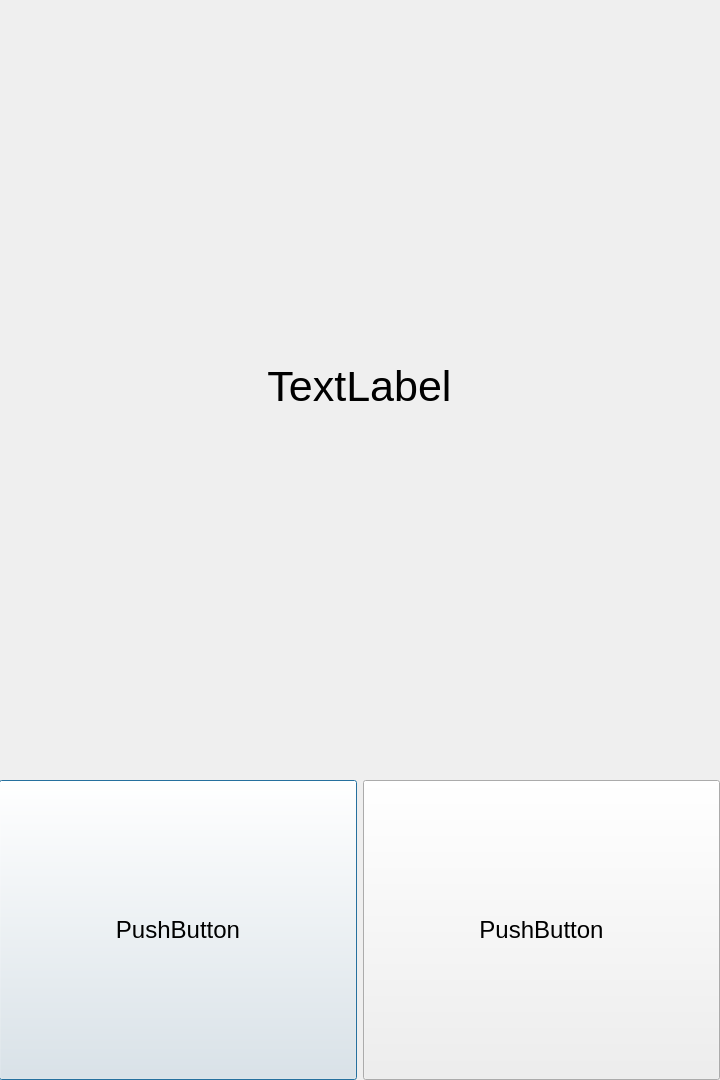
<?xml version="1.0" encoding="UTF-8"?>
<ui version="4.0">
 <class>Home_Screen</class>
 <widget class="QDialog" name="Home_Screen">
  <property name="geometry">
   <rect>
    <x>0</x>
    <y>0</y>
    <width>720</width>
    <height>1080</height>
   </rect>
  </property>
  <property name="sizePolicy">
   <sizepolicy hsizetype="Preferred" vsizetype="Preferred">
    <horstretch>0</horstretch>
    <verstretch>0</verstretch>
   </sizepolicy>
  </property>
  <property name="windowTitle">
   <string>Dialog</string>
  </property>
  <widget class="QWidget" name="gridLayoutWidget">
   <property name="geometry">
    <rect>
     <x>-1</x>
     <y>-1</y>
     <width>721</width>
     <height>1081</height>
    </rect>
   </property>
   <layout class="QGridLayout" name="gridLayout">
    <item row="0" column="0">
     <layout class="QVBoxLayout" name="verticalLayout">
      <item>
       <widget class="QLabel" name="Title">
        <property name="font">
         <font>
          <pointsize>32</pointsize>
         </font>
        </property>
        <property name="text">
         <string>TextLabel</string>
        </property>
        <property name="alignment">
         <set>Qt::AlignCenter</set>
        </property>
       </widget>
      </item>
      <item>
       <layout class="QHBoxLayout" name="horizontalLayout">
        <item>
         <widget class="QPushButton" name="Find_Rand">
          <property name="maximumSize">
           <size>
            <width>360</width>
            <height>300</height>
           </size>
          </property>
          <property name="font">
           <font>
            <pointsize>18</pointsize>
           </font>
          </property>
          <property name="text">
           <string>PushButton</string>
          </property>
         </widget>
        </item>
        <item>
         <widget class="QPushButton" name="Make_New">
          <property name="maximumSize">
           <size>
            <width>360</width>
            <height>300</height>
           </size>
          </property>
          <property name="font">
           <font>
            <pointsize>18</pointsize>
           </font>
          </property>
          <property name="text">
           <string>PushButton</string>
          </property>
         </widget>
        </item>
       </layout>
      </item>
     </layout>
    </item>
   </layout>
  </widget>
 </widget>
 <resources/>
 <connections/>
</ui>
